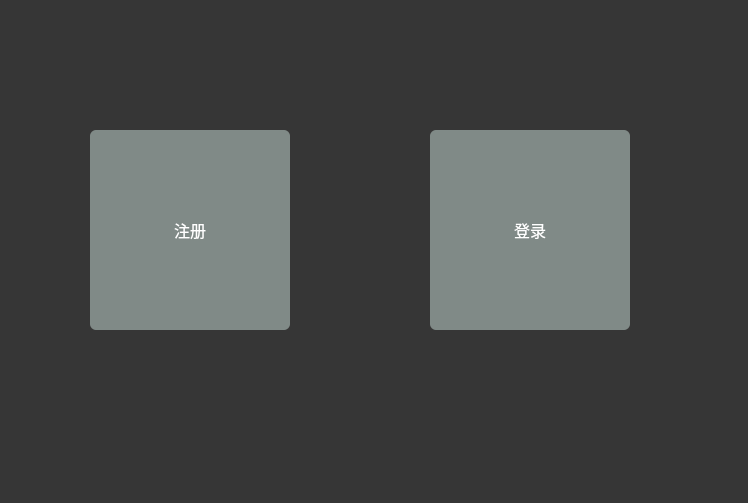
<?xml version="1.0" encoding="UTF-8"?>
<ui version="4.0">
 <class>MainWindow</class>
 <widget class="QMainWindow" name="MainWindow">
  <property name="geometry">
   <rect>
    <x>0</x>
    <y>0</y>
    <width>748</width>
    <height>503</height>
   </rect>
  </property>
  <property name="windowTitle">
   <string>欢迎使用指静脉识别系统</string>
  </property>
  <property name="windowIcon">
   <iconset>
    <normaloff>master.png</normaloff>master.png</iconset>
  </property>
  <property name="styleSheet">
   <string notr="true">
QWidget
{
	background-color:rgb(54,54,54);
}
 
QLabel,QGroupBox
{
	color:white;
    font:12px;
}
 
QLineEdit,QPlainTextEdit
{
	color:white;
	font:13px;
 
	/*边界线 border:none 没有边界*/
	border:1px solid rgb(128, 138, 135);
 
	/*背景的颜色*/
	background: rgb(54, 54, 54);
 
	/*边角4像素圆滑*/
	border-radius: 4px;
}
 
/*鼠标滑动到LineEditor时*/
QLineEdit::hover
{
  	color:rgb(250,250,250);  /*字体的颜色*/
  	border-color:rgb(50,480,40);
  	background-color:rgb(47,79,79);
}
 
QPushButton
{
	background-color:rgb(128, 138, 135);
	color:white;
    font:16px;
    border-radius:6px; 
}
 
QPushButton:hover
{
    color:#0000ff;
    background-color:rgb(210, 205, 205); /*改变背景色*/
    border-style:inset;/*改变边框风格*/
    padding-left:1px;
    padding-top:1px;
}</string>
  </property>
  <widget class="QWidget" name="centralwidget">
   <widget class="QPushButton" name="btn1">
    <property name="geometry">
     <rect>
      <x>90</x>
      <y>130</y>
      <width>200</width>
      <height>200</height>
     </rect>
    </property>
    <property name="minimumSize">
     <size>
      <width>200</width>
      <height>200</height>
     </size>
    </property>
    <property name="maximumSize">
     <size>
      <width>200</width>
      <height>200</height>
     </size>
    </property>
    <property name="text">
     <string>注册</string>
    </property>
   </widget>
   <widget class="QPushButton" name="btn2">
    <property name="geometry">
     <rect>
      <x>430</x>
      <y>130</y>
      <width>200</width>
      <height>200</height>
     </rect>
    </property>
    <property name="minimumSize">
     <size>
      <width>200</width>
      <height>200</height>
     </size>
    </property>
    <property name="maximumSize">
     <size>
      <width>200</width>
      <height>200</height>
     </size>
    </property>
    <property name="text">
     <string>登录</string>
    </property>
   </widget>
  </widget>
  <widget class="QMenuBar" name="menubar">
   <property name="geometry">
    <rect>
     <x>0</x>
     <y>0</y>
     <width>748</width>
     <height>26</height>
    </rect>
   </property>
  </widget>
  <widget class="QStatusBar" name="statusbar"/>
 </widget>
 <resources>
  <include location="image.qrc"/>
 </resources>
 <connections>
  <connection>
   <sender>btn1</sender>
   <signal>clicked()</signal>
   <receiver>MainWindow</receiver>
   <slot>slot1()</slot>
   <hints>
    <hint type="sourcelabel">
     <x>233</x>
     <y>264</y>
    </hint>
    <hint type="destinationlabel">
     <x>236</x>
     <y>372</y>
    </hint>
   </hints>
  </connection>
 </connections>
 <slots>
  <slot>slot1()</slot>
 </slots>
</ui>
